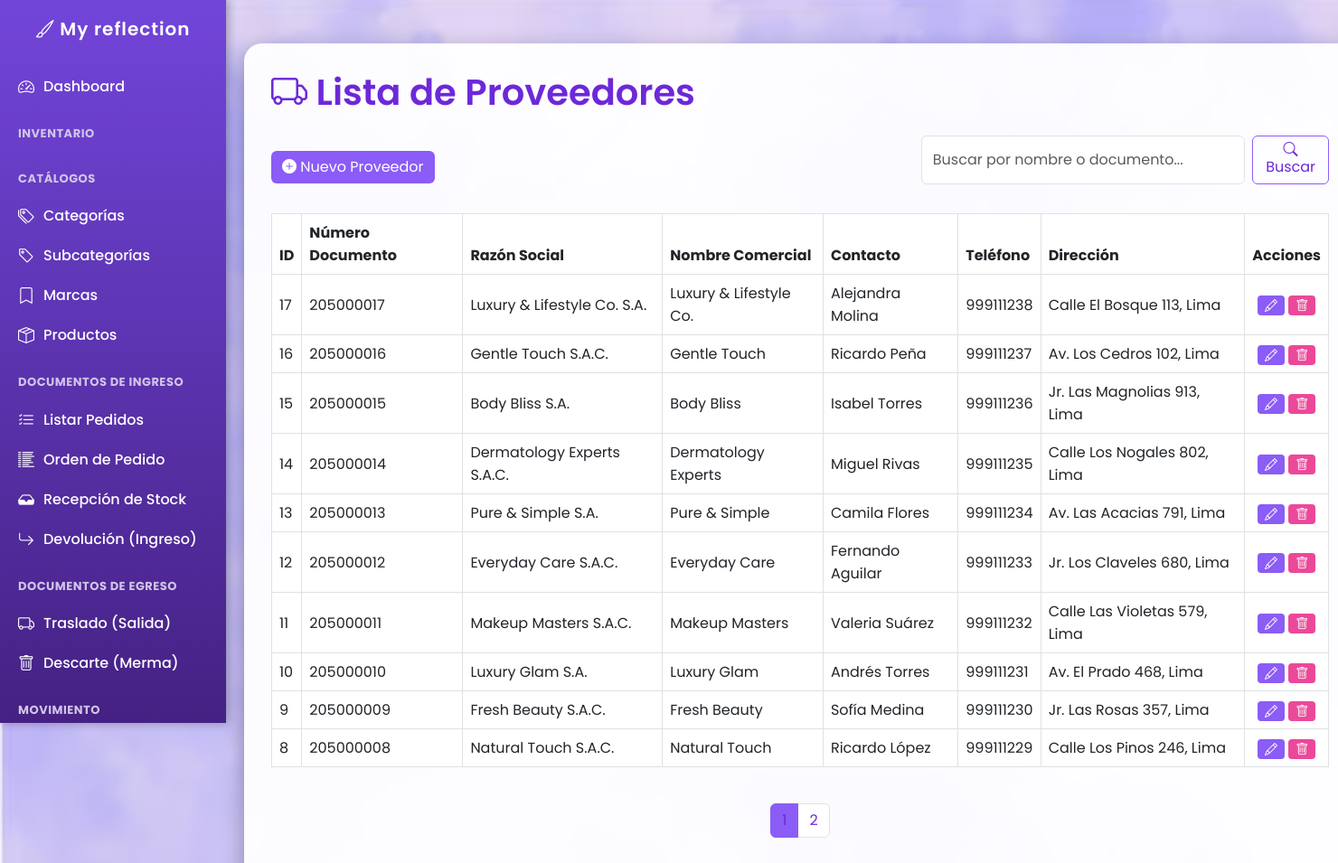
Screenshot of /TPWEB/ProyectoInventario/index.php?c=proveedor&a=listar (signed in) with the database file from the repository.
### tables this page shows
CREATE TABLE Proveedor (
    idProveedor INT AUTO_INCREMENT PRIMARY KEY,
    idTipoDocumento INT,
    numeroDocumento VARCHAR(50) UNIQUE NOT NULL,
    razonSocial VARCHAR(150) NOT NULL,
    nombreComercial VARCHAR(150),
    marcas VARCHAR(1000),
    contacto VARCHAR(100),
    telefono VARCHAR(50),
    direccion TEXT,
    idDistrito INT NULL,
    fechaCreacion DATETIME DEFAULT CURRENT_TIMESTAMP,
    fechaModificacion DATETIME NULL,
    usuarioCreacion VARCHAR(100),
    usuarioModificacion VARCHAR(100),
    esDesactivado TINYINT DEFAULT 0,
    FOREIGN KEY (idTipoDocumento) REFERENCES TipoDocumento(idTipoDocumento),
    FOREIGN KEY (idDistrito) REFERENCES Distrito(idDistrito)
);

### controller/ProveedorController.php (called while the page is built, shortened)
<?php
require_once __DIR__ . '/../model/Proveedor.php';
class ProveedorController {
    private $model;
    public function __construct() {
        $this->model = new Proveedor();
    }
    public function listar() {
        $terminoBusqueda = $_GET['q'] ?? '';
        $paginaActual = isset($_GET['pagina']) ? (int)$_GET['pagina'] : 1;
        $proveedoresPorPagina = 10;
        $offset = ($paginaActual - 1) * $proveedoresPorPagina;
        $proveedores = $this->model->listar($terminoBusqueda, $proveedoresPorPagina, $offset);
        $totalProveedores = $this->model->contarProveedores($terminoBusqueda);
        $totalPaginas = ceil($totalProveedores / $proveedoresPorPagina);
        require_once __DIR__ . '/../view/proveedor/listar.php';
    }
}

### config/Conexion.php (called while the page is built)
<?php
class Database {
    private $host = "localhost";
    private $dbname = "SistemaInventario";
    private $user = "root";
    private $pass = "123456";
    public function getConnection() {
        try {
            $conn = new PDO("mysql:host=$this->host;dbname=$this->dbname",
                $this->user, $this->pass);
            $conn->setAttribute(PDO::ATTR_ERRMODE, PDO::ERRMODE_EXCEPTION);
            return $conn;
        } catch (PDOException $e) {
            die("Error de conexión: " . $e->getMessage());
        }
    }
}

### model/Proveedor.php (called while the page is built, shortened)
<?php
require_once __DIR__ . '/../config/Conexion.php';
class Proveedor {
    private $pdo;
    public function __construct() {
        $db = new Database();
        $this->pdo = $db->getConnection();
    }
    public function listar($terminoBusqueda = '', $limit = 10, $offset = 0) {
        try {
            $sql = "CALL sp_listar_proveedores_paginado(?, ?, ?)";
            $stm = $this->pdo->prepare($sql);
            $stm->execute([$terminoBusqueda, $limit, $offset]);
            return $stm->fetchAll(PDO::FETCH_OBJ);
        } catch (Exception $e) {
            die($e->getMessage());
        }
    }
    public function contarProveedores($terminoBusqueda = '') {
        try {
            $sql = "CALL sp_contar_proveedores(?)";
            $stm = $this->pdo->prepare($sql);
            $stm->execute([$terminoBusqueda]);
            return $stm->fetchColumn();
        } catch (Exception $e) {
            die($e->getMessage());
        }
    }
}

### view/proveedor/listar.php (the view, shortened to what this page needs)
<?php
include(__DIR__ . '/../BarraMenu.php');
?>
<!DOCTYPE html>
<html lang="es">
<head>
    <link href="https://cdn.jsdelivr.net/npm/bootstrap@5.3.0/dist/css/bootstrap.min.css" rel="stylesheet">
    <link href="https://cdn.jsdelivr.net/npm/bootstrap-icons/font/bootstrap-icons.css" rel="stylesheet">
</head>
<body>
<div class="content container mt-5">
    <h1 class="mb-4"><i class="bbi bi-truck"></i> Lista de Proveedores</h1>
    <div class="d-flex justify-content-between align-items-center mb-3">
        <a href="index.php?c=proveedor&a=crear" class="btn btn-lila">
            <i class="bi bi-plus-circle-fill"></i> Nuevo Proveedor
        </a>
        <form action="index.php" method="get" class="d-flex">
            <input type="text" name="q" class="form-control me-2" placeholder="Buscar por nombre o documento..."
                   value="<?= htmlspecialchars($terminoBusqueda ?? '') ?>">
            <button class="btn btn-outline-lila" type="submit"><i class="bi bi-search"></i> Buscar</button>
        </form>
    </div>
    <div class="table-responsive">
        <table class="table table-bordered table-hover align-middle">
            <thead>
                <tr>
                    <th>ID</th>
                    <th>Número Documento</th>
                    <th>Razón Social</th>
                    <th>Nombre Comercial</th>
                    <th>Contacto</th>
                    <th>Teléfono</th>
                    <th>Dirección</th>
                    <th class="text-center">Acciones</th>
                </tr>
            </thead>
            <tbody>
                <?php if (!empty($proveedores)): ?>
                    <?php foreach ($proveedores as $prov): ?>
                        <tr>
                            <td><?= htmlspecialchars($prov->idProveedor) ?></td>
                            <td><?= htmlspecialchars($prov->numeroDocumento) ?></td>
                            <td><?= htmlspecialchars($prov->razonSocial) ?></td>
                            <td><?= htmlspecialchars($prov->nombreComercial) ?></td>
                            <td><?= htmlspecialchars($prov->contacto) ?></td>
                            <td><?= htmlspecialchars($prov->telefono) ?></td>
                            <td><?= htmlspecialchars($prov->direccion) ?></td>
                            <td class="text-center">
                                <a href="index.php?c=proveedor&a=editar&id=<?= htmlspecialchars($prov->idProveedor) ?>"
                                   class="btn btn-edit btn-sm">
                                    <i class="bi bi-pencil"></i>
                                </a>
                                <a href="index.php?c=proveedor&a=eliminar&id=<?= htmlspecialchars($prov->idProveedor) ?>"
                                   class="btn btn-delete btn-sm"
                                   onclick="return confirm('¿Está seguro de que desea eliminar este proveedor?');">
                                    <i class="bi bi-trash"></i>
                                </a>
                            </td>
                        </tr>
                    <?php endforeach; ?>
                <?php else: ?>
                    <tr>
                        <td colspan="8" class="text-center text-muted">No se encontraron proveedores.</td>
                    </tr>
                <?php endif; ?>
            </tbody>
        </table>
    </div>
    <nav aria-label="Paginación" class="mt-4">
        <ul class="pagination justify-content-center">
            <?php for ($i = 1; $i <= $totalPaginas; $i++): ?>
                <li class="page-item <?= ($i == ($paginaActual ?? 1)) ? 'active' : '' ?>">
                    <a class="page-link" href="index.php?c=proveedor&a=listar&pagina=<?= $i ?><?= htmlspecialchars($terminoBusqueda ? '&q=' . $terminoBusqueda : '') ?>">
                        <?= $i ?>
                    </a>
                </li>
            <?php endfor; ?>
        </ul>
    </nav>
</div>
</body>
</html>

### view/BarraMenu.php (style rules this page uses)
body { font-family: 'Poppins', sans-serif; margin: 0; padding: 0; }
.content { margin-left: 250px; padding: 20px; }

### view/proveedor/listar.php (style rules this page uses)
body { font-family: 'Poppins', sans-serif; background: url("view/imagenes/Fondo2.png") no-repeat center center fixed; background-size: cover; min-height: 100vh; }
.content { margin-left: 270px; margin-top: 10px; max-width: 1230px; background: rgba(255, 255, 255, 0.95); border-radius: 20px; padding: 30px; box-shadow: 0 8px 25px rgba(0,0,0,0.3); }
h1 { font-weight: 600; color: #6d28d9; }
.btn-lila { background-color: #8b5cf6; border: none; color: #fff; transition: 0.3s; }
.btn-outline-lila { border: 1px solid #8b5cf6; color: #6d28d9; transition: 0.3s; }
.btn-edit { background-color: #8b5cf6; border: none; color: #fff; transition: 0.3s; }
.btn-delete { background-color: #ec4899; border: none; color: #fff; transition: 0.3s; }
table thead { background: #6d28d9 !important; color: #fff; }
.pagination .page-link { color: #6d28d9; }
.pagination .active .page-link { background-color: #8b5cf6; border-color: #8b5cf6; }

### rows the page displays
proveedor: idProveedor "17", numeroDocumento "205000017", razonSocial "Luxury & Lifestyle Co. S.A.", nombreComercial "Luxury & Lifestyle Co.", contacto "Alejandra Molina", telefono "999111238", direccion "Calle El Bosque 113, Lima"
proveedor: idProveedor "16", numeroDocumento "205000016", razonSocial "Gentle Touch S.A.C.", nombreComercial "Gentle Touch", contacto "Ricardo Peña", telefono "999111237", direccion "Av. Los Cedros 102, Lima"
proveedor: idProveedor "15", numeroDocumento "205000015", razonSocial "Body Bliss S.A.", nombreComercial "Body Bliss", contacto "Isabel Torres", telefono "999111236", direccion "Jr. Las Magnolias 913, Lima"
proveedor: idProveedor "14", numeroDocumento "205000014", razonSocial "Dermatology Experts S.A.C.", nombreComercial "Dermatology Experts", contacto "Miguel Rivas", telefono "999111235", direccion "Calle Los Nogales 802, Lima"
proveedor: idProveedor "13", numeroDocumento "205000013", razonSocial "Pure & Simple S.A.", nombreComercial "Pure & Simple", contacto "Camila Flores", telefono "999111234", direccion "Av. Las Acacias 791, Lima"
proveedor: idProveedor "12", numeroDocumento "205000012", razonSocial "Everyday Care S.A.C.", nombreComercial "Everyday Care", contacto "Fernando Aguilar", telefono "999111233", direccion "Jr. Los Claveles 680, Lima"
proveedor: idProveedor "11", numeroDocumento "205000011", razonSocial "Makeup Masters S.A.C.", nombreComercial "Makeup Masters", contacto "Valeria Suárez", telefono "999111232", direccion "Calle Las Violetas 579, Lima"
proveedor: idProveedor "10", numeroDocumento "205000010", razonSocial "Luxury Glam S.A.", nombreComercial "Luxury Glam", contacto "Andrés Torres", telefono "999111231", direccion "Av. El Prado 468, Lima"
proveedor: idProveedor "9", numeroDocumento "205000009", razonSocial "Fresh Beauty S.A.C.", nombreComercial "Fresh Beauty", contacto "Sofía Medina", telefono "999111230", direccion "Jr. Las Rosas 357, Lima"
proveedor: idProveedor "8", numeroDocumento "205000008", razonSocial "Natural Touch S.A.C.", nombreComercial "Natural Touch", contacto "Ricardo López", telefono "999111229", direccion "Calle Los Pinos 246, Lima"
